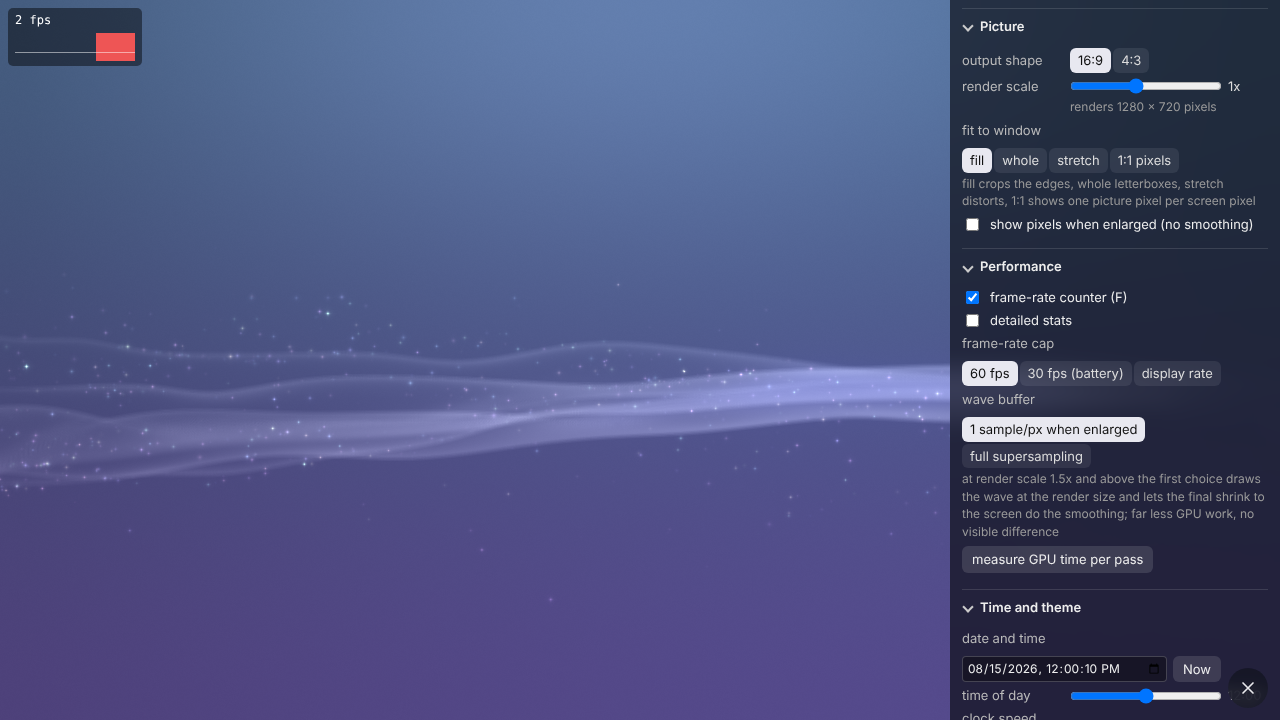
#> input picture fps.png, 1280 x 720 px; its folder holds 2 pictures in this run
$ python spec46m.py ../.. 1.0
#> lines starting #> are read from the running program, lines starting #| are printed output that depends on the picture; after the words box and inside, x2 and y2 are one past the last pixel; in counts of white or black regions, pixels touching at a corner belong together
# usage: spec46m.py DIR fps  -> motion statistics of spec 4.6 from a wave-only sequence (any size; measured in screen fractions and px at 1920x1080)
import os, sys, numpy as np
from PIL import Image
from scipy.ndimage import gaussian_filter, label
from scipy.signal import find_peaks
d=sys.argv[1]; fps=float(sys.argv[2])
files=sorted(os.path.join(d,f) for f in os.listdir(d) if f.endswith('.png'))
fr=[]
for f in files:
    im=Image.open(f).convert('L'); w,h=im.size
#> after `im = Image.open(f).convert('L')`:
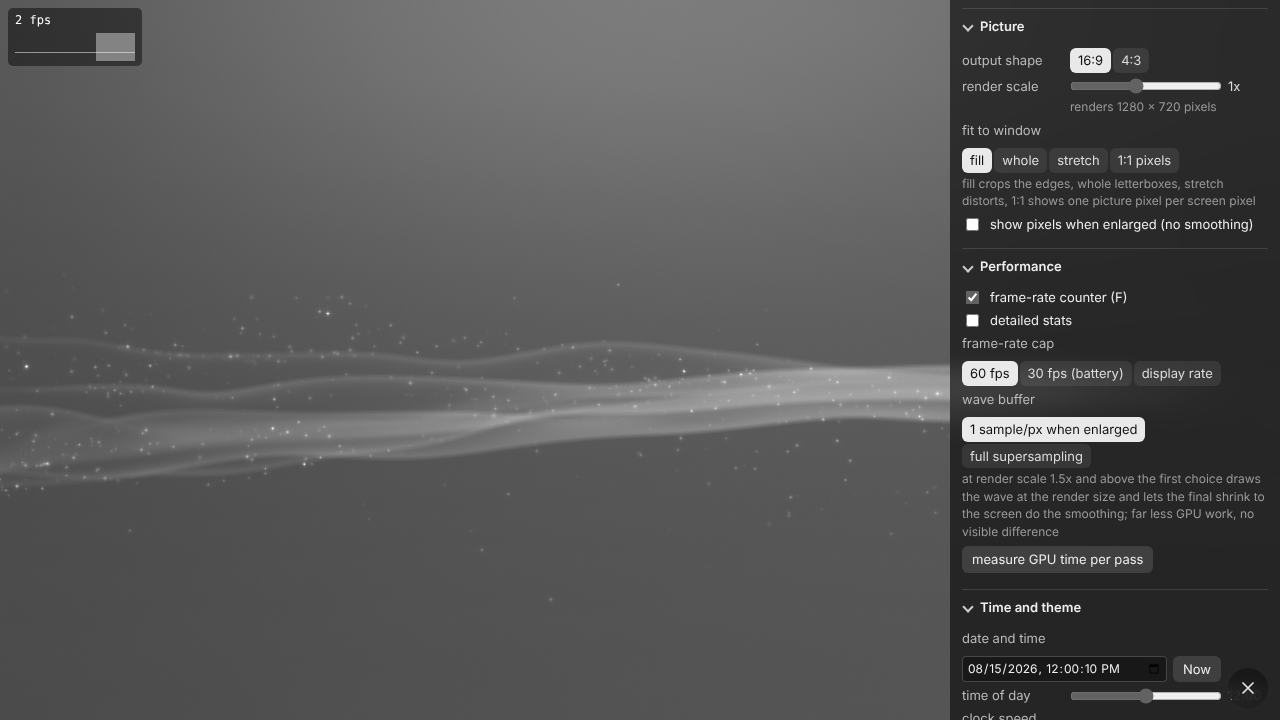
#> im: PIL image 1280x720 L; min 0, max 255, mean 85
#> after `w, h = im.size`: w = 1280; h = 720
    fr.append(gaussian_filter(np.asarray(im,dtype=float),[1.0*h/1080*2,0]))
#> pass 2 of the loop `for f in files:`:
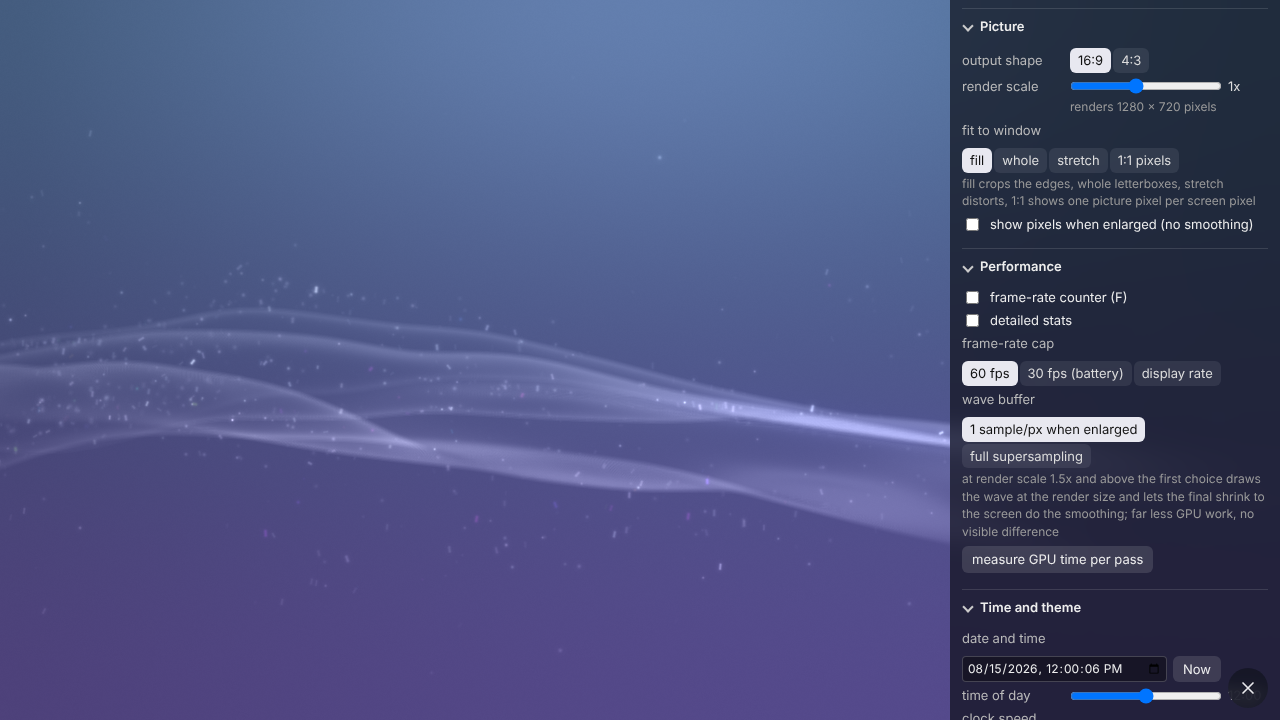
#> input picture panel.png, 1280 x 720 px
#> `im = Image.open(f).convert('L')`:
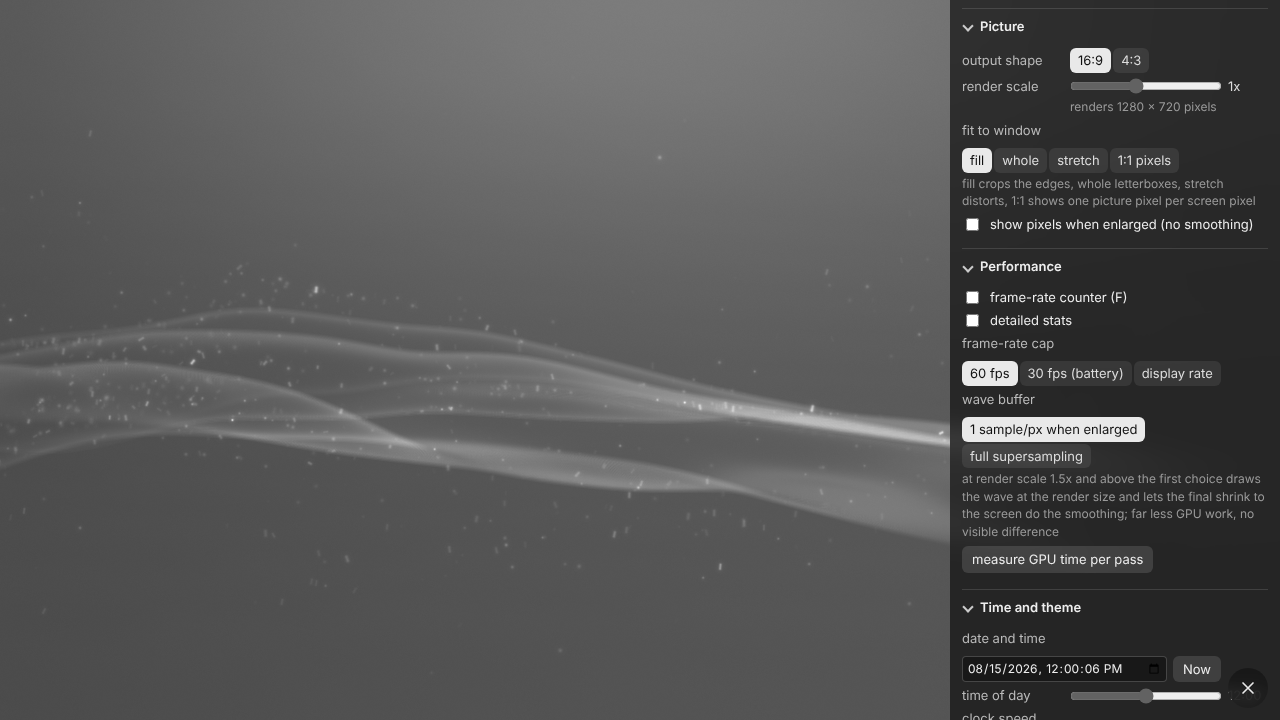
#> im: PIL image 1280x720 L; min 0, max 255, mean 85.3
h,w=fr[0].shape; sx=1920/w
#> after `sx = 1920 / w`: sx = 1.5
def centres(L):
    cm=L.max(axis=0); fmax=L.max(); c=np.full(w,np.nan); t=np.full(w,np.nan); b=np.full(w,np.nan)
#> after `cm = L.max(axis=0)`: cm = 1280 values, max 255 at index 968, min 42 at index 1268, mean 160.5
#> after `fmax = L.max()`: fmax = 255
    for x in range(w):
        if cm[x]<max(6,0.08*fmax): continue
        vis=np.where(L[:,x]>max(3,0.06*cm[x]))[0]; t[x]=vis.min(); b[x]=vis.max(); c[x]=(vis.min()+vis.max())/2
#> after the loop, b = 1280 values from 719 to 719; c = 1280 values from 359.5 to 359.5; t = 1280 values from 0 to 0
    return c/h,t/h,b/h
C=np.array([centres(L)[0] for L in fr])   # frames x columns, in H
k1=int(round(fps))
# vertical speed of the centre per column over 1 s
dv=np.abs(C[k1:]-C[:-k1]); dv=dv[~np.isnan(dv)]
#> after `dv = dv[~np.isnan(dv)]`: dv = 1280 values from 0 to 0
# whole-band mean height over time; change within 40 s; slow drift over 5 s windows
m=np.nanmean(C,axis=1); n40=min(len(m)-1,int(40*fps)); ch40=np.nanmax(m[:n40+1])-np.nanmin(m[:n40+1])
#> after `m = np.nanmean(C, axis=1)`: m = [0.499, 0.499]
#> after `n40 = min(len(m) - 1, int(40 * fps))`: n40 = 1
#> after `ch40 = np.nanmax(m[:n40 + 1]) - np.nanmin(m[:n40 + 1])`: ch40 = 0
k5=int(5*fps); drift5=np.abs(m[k5:]-m[:-k5])/5 if len(m)>k5 else np.array([np.nan])
#> after `drift5 = np.abs(m[k5:] - m[:-k5]) / 5 if len(m) > k5 else np.array([np`: drift5 = [nan]
# swell travel: shift of the centre-line profile (minus its mean) that best matches 1 s later
shifts=[]
for t0 in range(0,len(fr)-k1,k1):
    a=C[t0]-np.nanmean(C[t0]); b=C[t0+k1]-np.nanmean(C[t0+k1]); best=None
    for dx in range(-int(0.25*w),int(0.25*w)+1,max(1,w//320)):
        lo=max(0,-dx); hi=min(w,w-dx); aa=a[lo:hi]; bb=b[lo+dx:hi+dx]; ok=~(np.isnan(aa)|np.isnan(bb))
        if ok.sum()<w*0.3: continue
        cc=np.corrcoef(aa[ok],bb[ok])[0,1]
        if best is None or cc>best[0]: best=(cc,dx)
    if best: shifts.append(best[1]/w)
#> this loop made 1 pass
#> after the loop, shifts = [-0.25]
shifts=np.array(shifts)
# picture correlation after 1 s and 5 s within the band region
def corr(A,B):
    m=(A>0.06*A.max())|(B>0.06*B.max()); a=A[m]-A[m].mean(); b=B[m]-B[m].mean(); return (a*b).mean()/np.sqrt((a*a).mean()*(b*b).mean())
#> after `m = (A > 0.06 * A.max()) | (B > 0.06 * B.max())`:
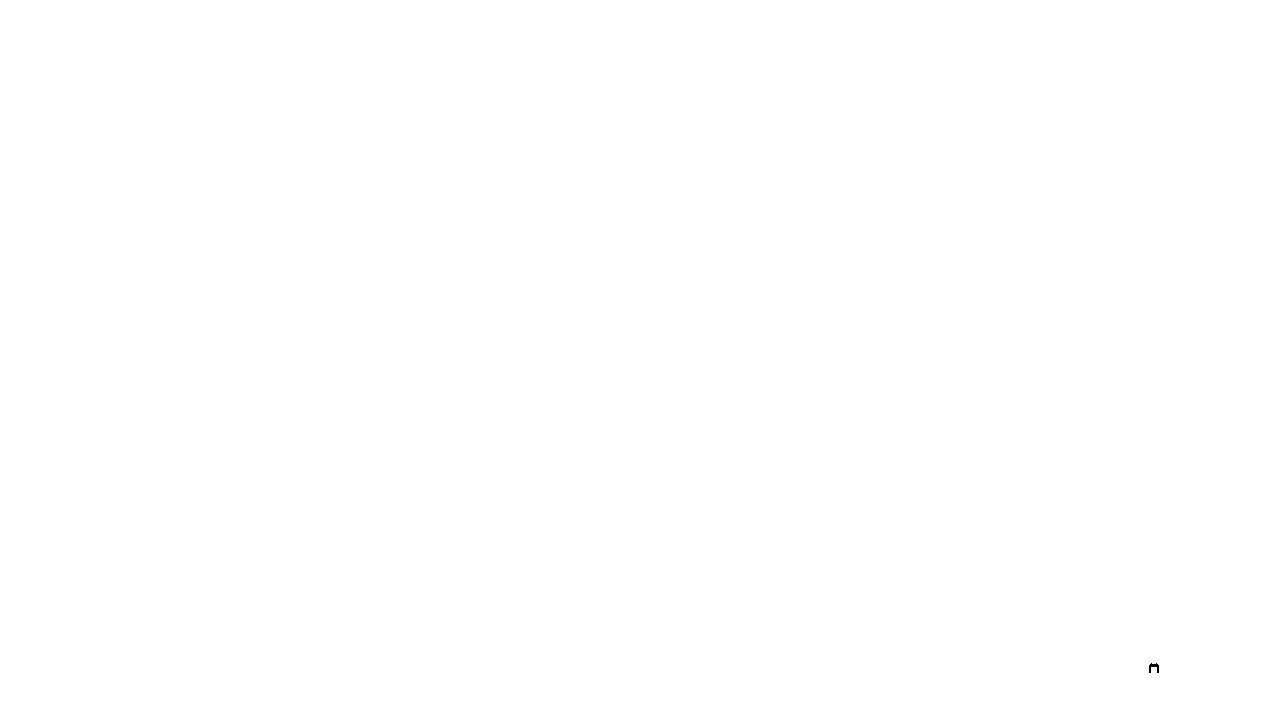
#> m: shape (720, 1280) bool; 100% white; black in thin lines or dots, all inside (x1, y1, x2, y2) = (1149, 663, 1159, 673)
c1=np.mean([corr(fr[i],fr[i+k1]) for i in range(0,len(fr)-k1,k1)]); c5=np.mean([corr(fr[i],fr[i+k5]) for i in range(0,len(fr)-k5,k5)]) if len(fr)>k5 else float('nan')
#> after `c1 = np.mean([corr(fr[i], fr[i + k1]) for i in range(0, len(fr) - k1, `: c1 = 0.927
#> after `c5 = np.mean([corr(fr[i], fr[i + k5]) for i in range(0, len(fr) - k5, `: c5 = nan
# strand coherence: per column, peaks (12 % prominence) matched between consecutive frames; vertical speed; difference between adjacent peaks
diffs=[]; speeds=[]
def subpix(c,p):
    if 0<p<len(c)-1:
        den=c[p-1]-2*c[p]+c[p+1]
        if den<0: return p+0.5*(c[p-1]-c[p+1])/den
    return float(p)
kd=max(1,int(round(0.3*fps)))  # speeds over 0.3 s, with sub-pixel peak positions
for i in range(0,len(fr)-kd):
    A,B=fr[i],fr[i+kd]
    for x in range(0,w,max(1,w//120)):
        ca=A[:,x]; cb=B[:,x]
        if ca.max()<6 or cb.max()<6: continue
        pa,_=find_peaks(ca,prominence=0.12*ca.max()); pb,_=find_peaks(cb,prominence=0.12*cb.max())
        if len(pa)<2 or len(pb)<1: continue
        v=[]
        for p in pa:
            j=np.argmin(np.abs(pb-p))
            if abs(pb[j]-p)<=10*h/1080: v.append((subpix(cb,pb[j])-subpix(ca,p))*fps/kd*1080/h)
            else: v.append(np.nan)
        v=np.array(v)
        for a,b in zip(v[:-1],v[1:]):
            if not (np.isnan(a) or np.isnan(b)): diffs.append(abs(a-b)); speeds.append(abs(a)); speeds.append(abs(b))
#> this loop made 1 pass
#> pass 1, `A,B=fr[i],fr[i+kd]`:
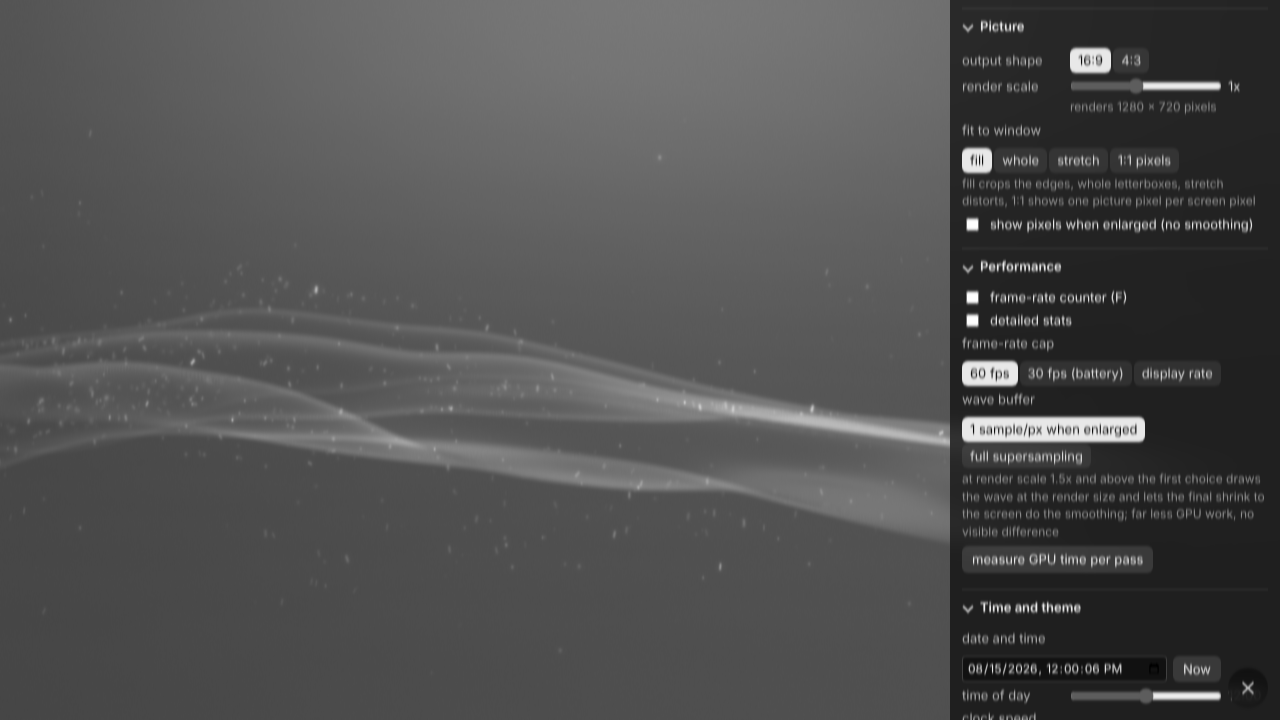
#> B: shape (720, 1280) float64; min 6.68, max 255, mean 85.3; drawn with min black and max white
# features: dark partings tracked between frames (centroid motion and lifetimes)
def partings(L):
    cm=L.max(axis=0); fmax=L.max(); hull=np.zeros_like(L,bool)
    for x in range(w):
        if cm[x]<max(6,0.08*fmax): continue
        vis=np.where(L[:,x]>max(3,0.06*cm[x]))[0]; hull[vis.min():vis.max()+1,x]=True
#> hull: shape (720, 1280) bool; every value is 1
    dark=hull&(L<0.08*np.maximum(cm,1e-3)[None,:]); lab,n=label(dark); out=[]
#> after `dark = hull & (L < 0.08 * np.maximum(cm, 0.001)[None, :])`: dark: shape (720, 1280) bool; 0.01% white; 8 white regions (7 under 20 px), largest, box (x1, y1, x2, y2) and area: (1149, 663, 1159, 674) 78
#> after `lab, n = label(dark)`:
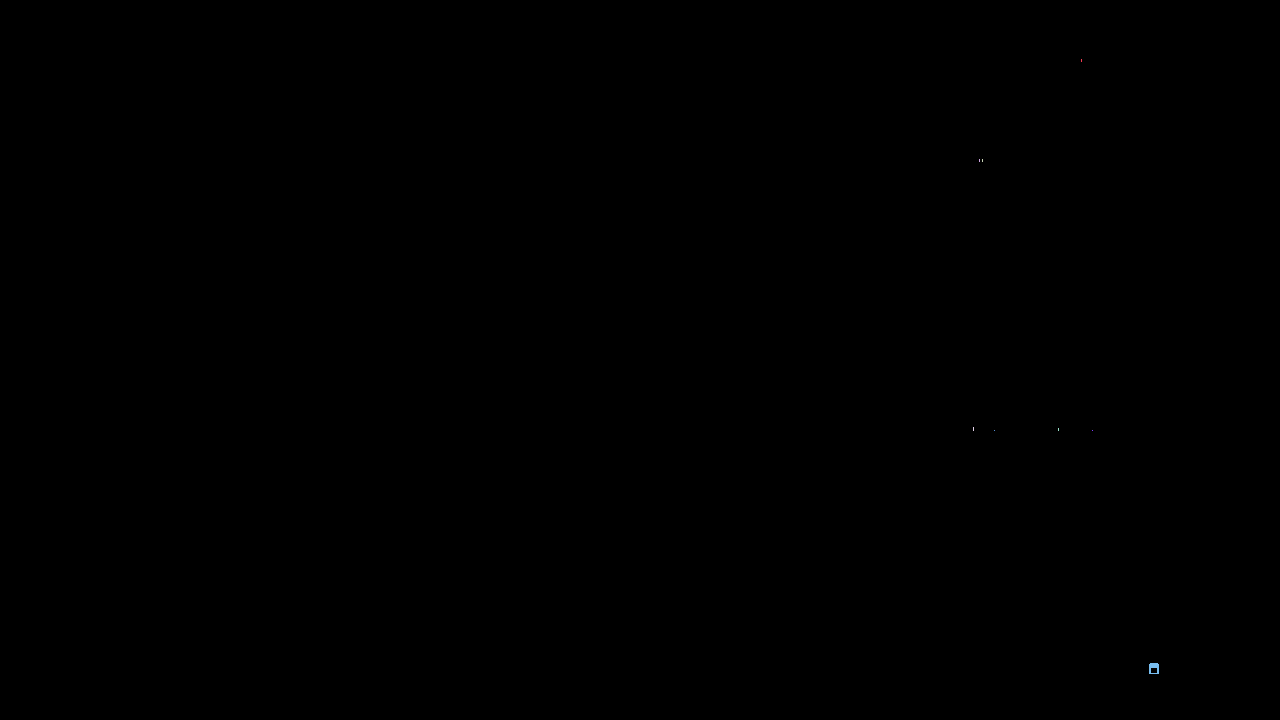
#> lab: shape (720, 1280) int32; 9 distinct labels, from 0 to 8; one colour per label, 0 black
    for i in range(1,n+1):
        ys,xs=np.where(lab==i)
        if (xs.max()-xs.min()+1)/w>=0.03 and len(xs)>40*(w/1920)**2*4: out.append((xs.mean(),ys.mean(),xs.min(),xs.max()))
    return out
P=[partings(L) for L in fr]
fspeed=[]; lifetimes=[]; alive={}  # alive: id -> (last frame, start frame, x)
nextid=0; tracks={}
for i in range(len(P)):
    cur=P[i]; assigned={}
    for tid,(lastf,startf,x,y) in list(alive.items()):
        if lastf!=i-1: continue
        best=None
        for j,(cx,cy,x0,x1) in enumerate(cur):
            if j in assigned.values(): continue
            dd=np.hypot(cx-x,(cy-y)*3)
            if dd<0.05*w and (best is None or dd<best[0]): best=(dd,j)
        if best:
            j=best[1]; assigned[tid]=j; cx,cy=cur[j][0],cur[j][1]
            if tid not in tracks: tracks[tid]=[]
            tracks[tid].append((i,cx)); alive[tid]=(i,startf,cx,cy)
    for tid,(lastf,startf,x,y) in list(alive.items()):
        if lastf<i-1: lifetimes.append((lastf-startf+1)/fps); del alive[tid]
    for j,(cx,cy,x0,x1) in enumerate(cur):
        if j not in assigned.values(): alive[nextid]=(i,i,cx,cy); nextid+=1
#> this loop made 2 passes
for tid,(lastf,startf,x,y) in alive.items(): lifetimes.append((lastf-startf+1)/fps)
#> this loop made 0 passes
for tid,tr in tracks.items():
    if len(tr)>=int(0.5*fps): fspeed.append((tr[-1][1]-tr[0][1])/((tr[-1][0]-tr[0][0])/fps)*sx)
fs=np.array(fspeed) if fspeed else np.array([np.nan]); lt=np.array(lifetimes)
print('frames %d at %.1f fps (%.0f s), %dx%d'%(len(fr),fps,len(fr)/fps,w,h))
#| frames 2 at 1.0 fps (2 s), 1280x720
print('%-62s %s'%('centre vertical speed over 1 s: median / p90 (H/s):','%.3f / %.3f'%(np.median(dv),np.percentile(dv,90))),'   spec: 0.01-0.03, median 0.02')
#| centre vertical speed over 1 s: median / p90 (H/s):            0.000 / 0.000    spec: 0.01-0.03, median 0.02
print('%-62s %s'%('mean height change within 40 s (H); drift over 5 s (H/s):','%.2f; %.4f'%(ch40,np.nanmedian(drift5))),'   spec: 0.1-0.25; < 0.01')
#| mean height change within 40 s (H); drift over 5 s (H/s):      0.00; nan    spec: 0.1-0.25; < 0.01
print('%-62s %s'%('swell shift of the centre line per 1 s (W/s): median, p10-p90:','%+.3f, %+.3f..%+.3f -> crossing in %.0f s'%(np.median(shifts),np.percentile(shifts,10),np.percentile(shifts,90),1/max(abs(np.median(shifts)),1e-3))),'   spec: left to right, 10-15 s per screen')
#| swell shift of the centre line per 1 s (W/s): median, p10-p90: -0.250, -0.250..-0.250 -> crossing in 4 s    spec: left to right, 10-15 s per screen
print('%-62s %s'%('picture correlation after 1 s / 5 s:','%.2f / %.2f'%(c1,c5)),'   spec: ~0.5 (half the detail in place) / mostly re-formed')
#| picture correlation after 1 s / 5 s:                           0.93 / nan    spec: ~0.5 (half the detail in place) / mostly re-formed
print('%-62s %s'%('adjacent peaks: vertical speed difference median over 0.3 s (px/s @1080p):','%.1f (peak speeds median %.1f)'%(np.median(diffs),np.median(speeds))),'   spec: ~5 (a fifth of the common motion)')
#| adjacent peaks: vertical speed difference median over 0.3 s (px/s @1080p): 0.0 (peak speeds median 0.0)    spec: ~5 (a fifth of the common motion)
print('%-62s %s'%('partings alive >= 0.5 s: speed along x median |v|, share rightwards (px/s @1920):','%.0f, %.2f (n=%d)'%(np.nanmedian(np.abs(fs)),np.nanmean(fs>0),len(fs))),'   spec: 10-40, slightly more often rightwards')
#| partings alive >= 0.5 s: speed along x median |v|, share rightwards (px/s @1920): nan, 0.00 (n=1)    spec: 10-40, slightly more often rightwards
#> (the run stopped early here; a loop or call above may not have finished)
